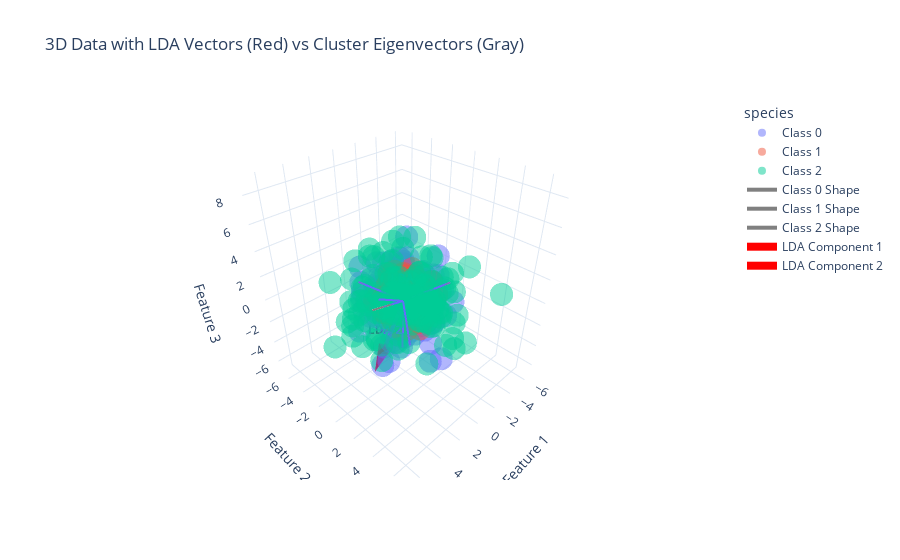

Here is the notebook cell this chart was saved with:
### Code cell
# --- B. Plot LDA Vectors (The Direction of Separation) ---
center = np.mean(X, axis=0)
scalings = lda.scalings_
arrow_scale = 5.0

for i in range(scalings.shape[1]):
    vector = scalings[:, i]
    end_point = center + (vector * arrow_scale)
    
    # Line
    fig_3d.add_trace(go.Scatter3d(
        x=[center[0], end_point[0]],
        y=[center[1], end_point[1]],
        z=[center[2], end_point[2]],
        mode='lines+text',
        text=['', f'<b>LDA-{i+1}</b>'],
        textposition='top center',
        line=dict(color='red', width=8), # Thicker and Red
        name=f'LDA Component {i+1}'
    ))
    
    # Cone Tip
    fig_3d.add_trace(go.Cone(
        x=[end_point[0]], y=[end_point[1]], z=[end_point[2]],
        u=[vector[0]], v=[vector[1]], w=[vector[2]],
        sizemode="absolute", sizeref=2, anchor="tail",
        showscale=False, colorscale=[[0, 'red'], [1, 'red']],
        name=f'LD{i+1} Arrow'
    ))

fig_3d.update_layout(
    template='plotly_white', 
    scene=dict(
        xaxis_title='Feature 1',
        yaxis_title='Feature 2',
        zaxis_title='Feature 3'
    )
)
fig_3d.show()

### Figure 1 — Plotly figure (JSON) as saved in the notebook; plotly's stock layout.template omitted (floating-point values rounded to 4 significant figures; data arrays with more than 128 entries replaced by an {"elided": "..."} marker saying what was removed)
{"data": [{"hovertemplate": "species=Class 0<br>Feature 1=%{x}<br>Feature 2=%{y}<br>Feature 3=%{z}<extra></extra>", "legendgroup": "Class 0", "marker": {"color": "#636efa", "opacity": 0.5, "symbol": "circle"}, "mode": "markers", "name": "Class 0", "scene": "scene", "showlegend": true, "type": "scatter3d", "x": {"elided": "150 float values"}, "y": {"elided": "150 float values"}, "z": {"elided": "150 float values"}}, {"hovertemplate": "species=Class 1<br>Feature 1=%{x}<br>Feature 2=%{y}<br>Feature 3=%{z}<extra></extra>", "legendgroup": "Class 1", "marker": {"color": "#EF553B", "opacity": 0.5, "symbol": "circle"}, "mode": "markers", "name": "Class 1", "scene": "scene", "showlegend": true, "type": "scatter3d", "x": {"elided": "150 float values"}, "y": {"elided": "150 float values"}, "z": {"elided": "150 float values"}}, {"hovertemplate": "species=Class 2<br>Feature 1=%{x}<br>Feature 2=%{y}<br>Feature 3=%{z}<extra></extra>", "legendgroup": "Class 2", "marker": {"color": "#00cc96", "opacity": 0.5, "symbol": "circle"}, "mode": "markers", "name": "Class 2", "scene": "scene", "showlegend": true, "type": "scatter3d", "x": {"elided": "150 float values"}, "y": {"elided": "150 float values"}, "z": {"elided": "150 float values"}}, {"line": {"color": "gray", "width": 4}, "mode": "lines", "name": "Class 0 Shape", "showlegend": true, "type": "scatter3d", "x": [4.089, 6.181], "y": [3.849, 3.627], "z": [4.116, 4.481]}, {"line": {"color": "gray", "width": 4}, "mode": "lines", "showlegend": false, "type": "scatter3d", "x": [4.089, 4.039], "y": [3.849, 1.723], "z": [4.116, 3.103]}, {"line": {"color": "gray", "width": 4}, "mode": "lines", "showlegend": false, "type": "scatter3d", "x": [4.089, 4.608], "y": [3.849, 4.938], "z": [4.116, 1.804]}, {"line": {"color": "gray", "width": 4}, "mode": "lines", "name": "Class 1 Shape", "showlegend": true, "type": "scatter3d", "x": [-3.938, -2.139], "y": [-4.024, -4.268], "z": [-3.971, -3.879]}, {"line": {"color": "gray", "width": 4}, "mode": "lines", "showlegend": false, "type": "scatter3d", "x": [-3.938, -4.074], "y": [-4.024, -5.535], "z": [-3.971, -5.331]}, {"line": {"color": "gray", "width": 4}, "mode": "lines", "showlegend": false, "type": "scatter3d", "x": [-3.938, -3.673], "y": [-4.024, -2.652], "z": [-3.971, -5.522]}, {"line": {"color": "gray", "width": 4}, "mode": "lines", "name": "Class 2 Shape", "showlegend": true, "type": "scatter3d", "x": [0.2547, 2.429], "y": [0.04131, 2.104], "z": [0.1321, -1.586]}, {"line": {"color": "gray", "width": 4}, "mode": "lines", "showlegend": false, "type": "scatter3d", "x": [0.2547, 3.305], "y": [0.04131, -1.062], "z": [0.1321, 2.668]}, {"line": {"color": "gray", "width": 4}, "mode": "lines", "showlegend": false, "type": "scatter3d", "x": [0.2547, -0.7586], "y": [0.04131, 3.309], "z": [0.1321, 2.773]}, {"line": {"color": "red", "width": 8}, "mode": "lines+text", "name": "LDA Component 1", "text": ["", "<b>LDA-1</b>"], "textposition": "top center", "type": "scatter3d", "x": [0.135, -2.162], "y": [-0.04459, -2.0], "z": [0.09238, -1.592]}, {"anchor": "tail", "colorscale": [[0, "red"], [1, "red"]], "name": "LD1 Arrow", "showscale": false, "sizemode": "absolute", "sizeref": 2, "type": "cone", "u": [-0.4594], "v": [-0.3911], "w": [-0.3369], "x": [-2.162], "y": [-2.0], "z": [-1.592]}, {"line": {"color": "red", "width": 8}, "mode": "lines+text", "name": "LDA Component 2", "text": ["", "<b>LDA-2</b>"], "textposition": "top center", "type": "scatter3d", "x": [0.135, 2.418], "y": [-0.04459, 0.3697], "z": [0.09238, -2.578]}, {"anchor": "tail", "colorscale": [[0, "red"], [1, "red"]], "name": "LD2 Arrow", "showscale": false, "sizemode": "absolute", "sizeref": 2, "type": "cone", "u": [0.4567], "v": [0.08286], "w": [-0.5342], "x": [2.418], "y": [0.3697], "z": [-2.578]}], "layout": {"legend": {"title": {"text": "species"}, "tracegroupgap": 0}, "scene": {"domain": {"x": [0, 1], "y": [0, 1]}, "xaxis": {"title": {"text": "Feature 1"}}, "yaxis": {"title": {"text": "Feature 2"}}, "zaxis": {"title": {"text": "Feature 3"}}}, "title": {"text": "3D Data with LDA Vectors (Red) vs Cluster Eigenvectors (Gray)"}}}
